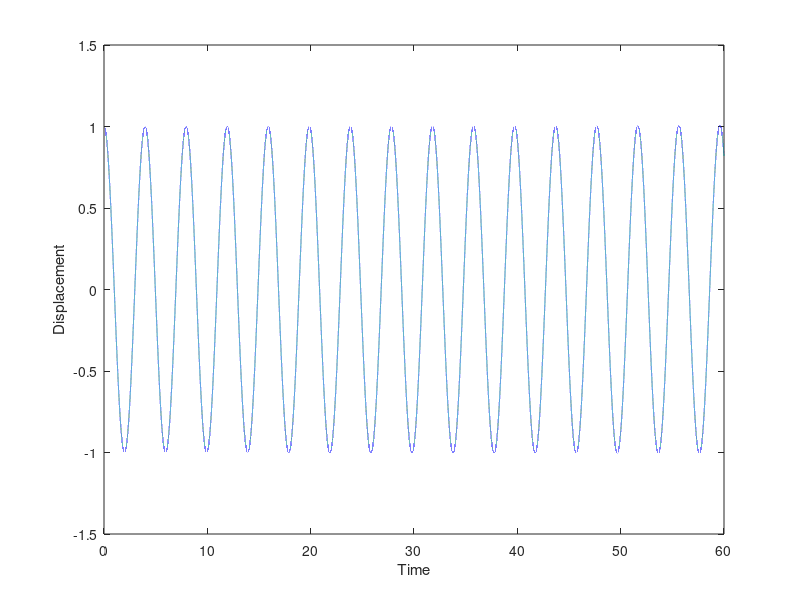

Write the MATLAB code that produced this figure.
% This script is the program to simulate the oscillator using the first
% order forward Euler method.
% Alex Aalbertsberg (s1008129)
clc

k = 5; % spring constant given (5 N/m)
m = 2; % mass given (2 kg)

T = 60; %self-defined final simulation time

MaxStap = 600000; % maximum amount of steps
DeltaT = T/MaxStap; % calculate time step

%Pre-allocate arrays
x = zeros(1,MaxStap);
t = zeros(1,MaxStap);

%initial values
x(1) = 1; v = 0; t(1) = 0;

%Time integration using Euler's method
for i=1:MaxStap-1
    t(i+1) = t(i) + DeltaT; %update time
    
    a = -k*x(i)/m; % acceleration (a = F/m)
    x(i+1) = x(i) + v * DeltaT; % calculate new spring position
    v = v + a * DeltaT; %calculate new speed
end

plot(t,x) % plot spring position as a function of time
xlabel('Time'); ylabel('Displacement');